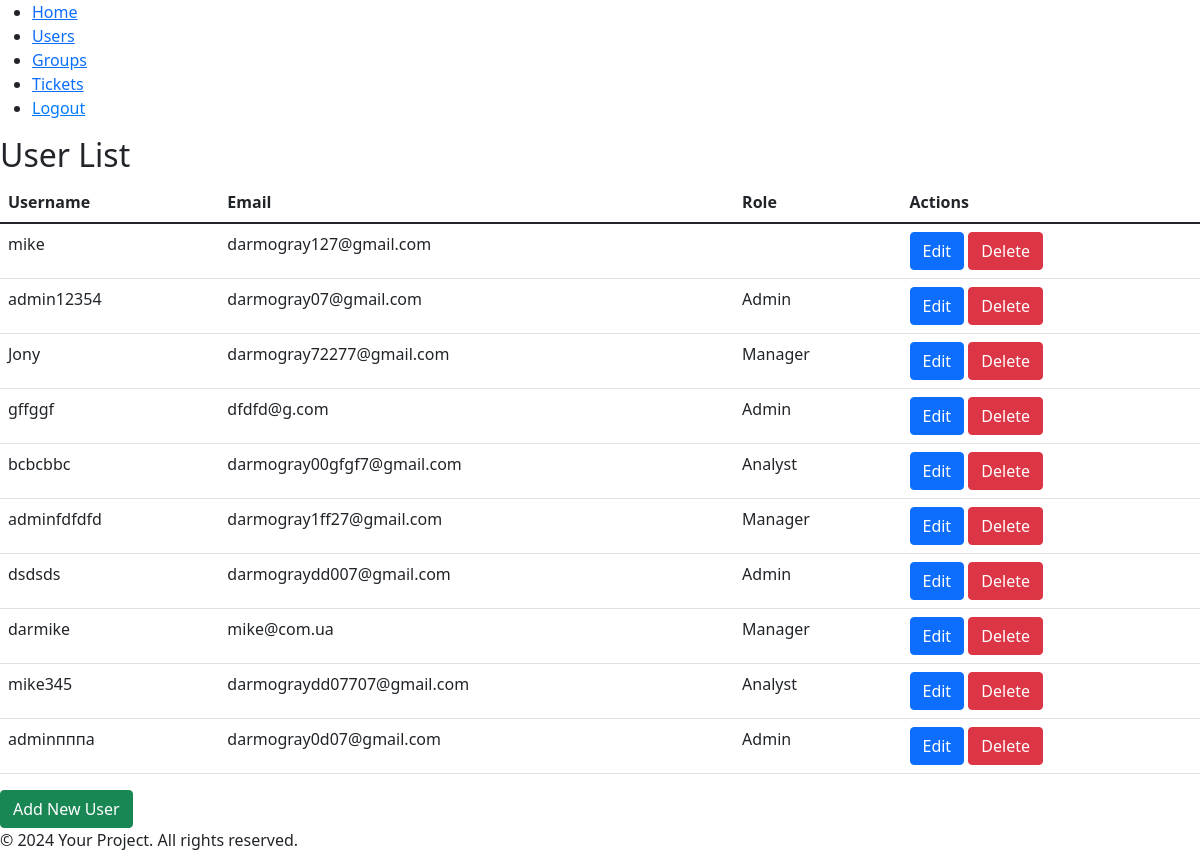
The page /users/ (signed in) on the database as committed earlier.
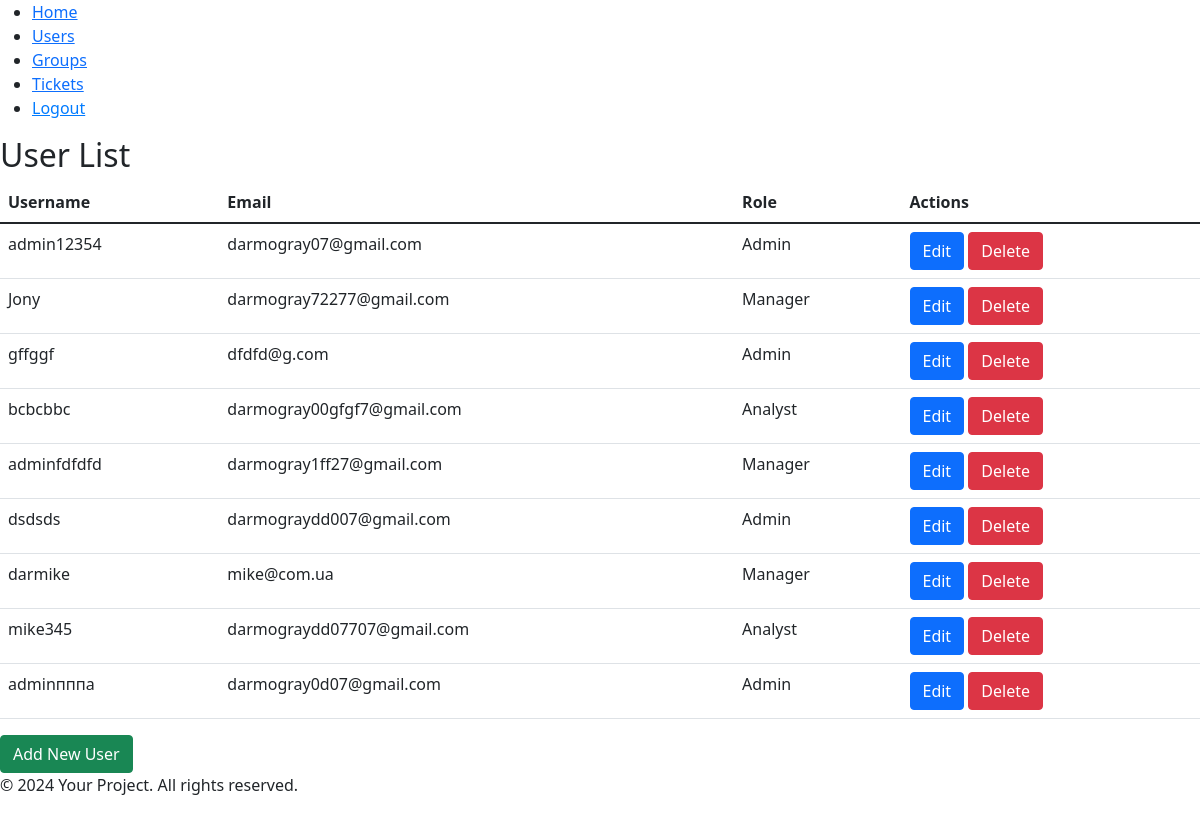
The same page on the database as committed later.
### main/models.py (models this page shows)
class User(AbstractUser):
    ROLE_CHOICES = (
        ('Admin', 'Administrator'),
        ('Manager', 'Manager'),
        ('Analyst', 'Analyst'),
    )
    role = models.CharField(max_length=50, choices=ROLE_CHOICES)
    groups = models.ManyToManyField('Group', related_name='users', blank=True)
    user_permissions = models.ManyToManyField('Permission', related_name='users', blank=True)

### main/views.py (the view)
# urls.py: path('users/', views.user_list, name='user_list'),
@login_required
@user_passes_test(user_is_admin)
def user_list(request):
    users = User.objects.all()
    return render(request, 'users/users_list.html', {'users': users})

### main/views.py (called while the page is built)
def user_is_admin(user):
    return user.role == 'Admin'

### main/templates/users/users_list.html
{% extends 'base.html' %}
{% block content %}
<h2>User List</h2>
<table class="table">
    <thead class="thead-dark">
        <tr>
            <th scope="col">Username</th>
            <th scope="col">Email</th>
            <th scope="col">Role</th>
            <th scope="col">Actions</th>
        </tr>
    </thead>
    <tbody>
        {% for user in users %}
        <tr>
            <td>{{ user.username }}</td>
            <td>{{ user.email }}</td>
            <td>{{ user.role }}</td>
            <td>
                <a href="{% url 'user_update' user.id %}" class="btn btn-primary">Edit</a>
                <a href="{% url 'user_delete' user.id %}" class="btn btn-danger">Delete</a>
            </td>
        </tr>
        {% endfor %}
    </tbody>
</table>
<a href="{% url 'user_create' %}" class="btn btn-success">Add New User</a>
{% endblock %}

Rows that differ between the two databases and show on the page:
removed User: username "mike", email "darmogray127@gmail.com"
